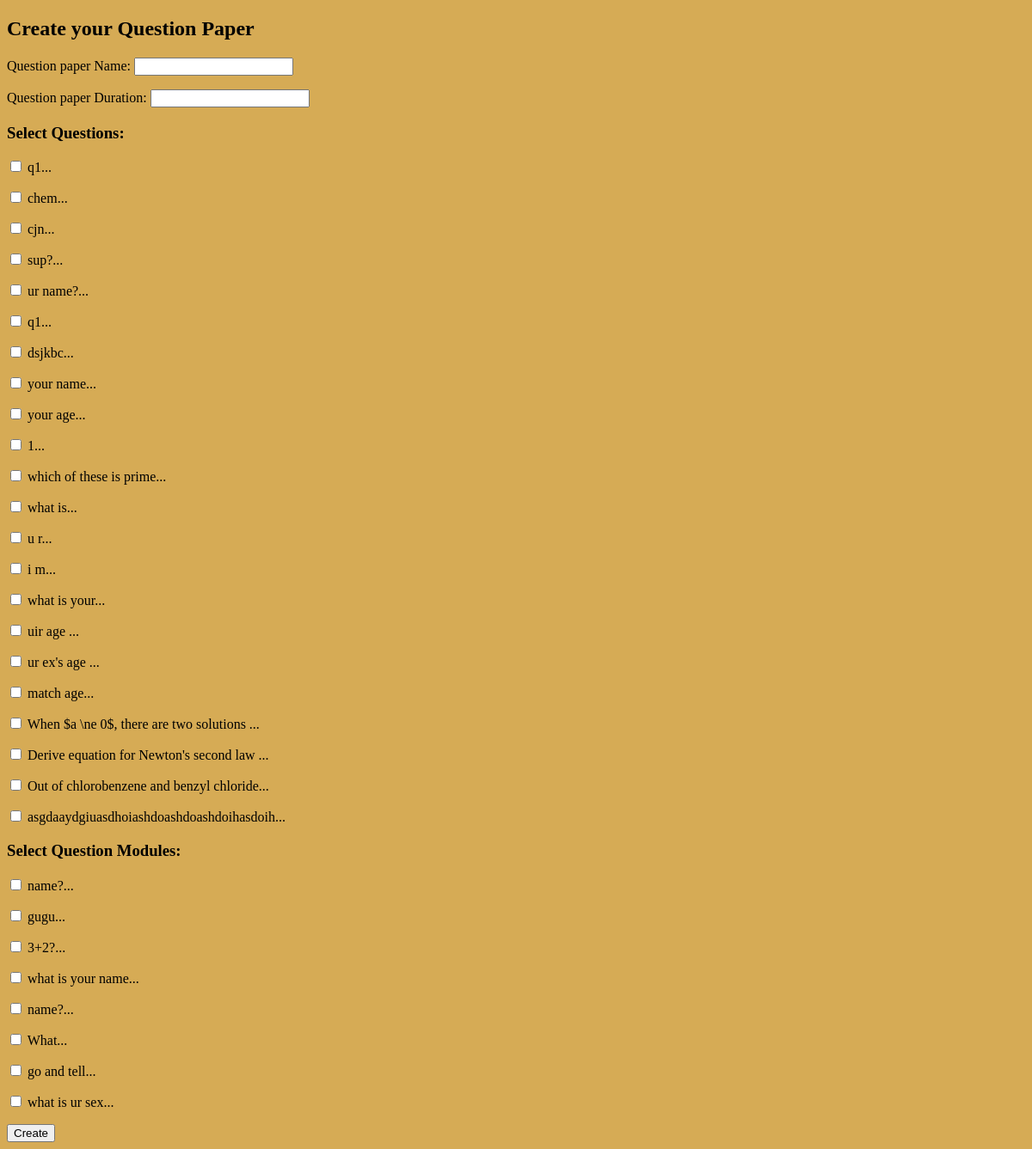
The app's page /add_paper/ (signed in), older data.
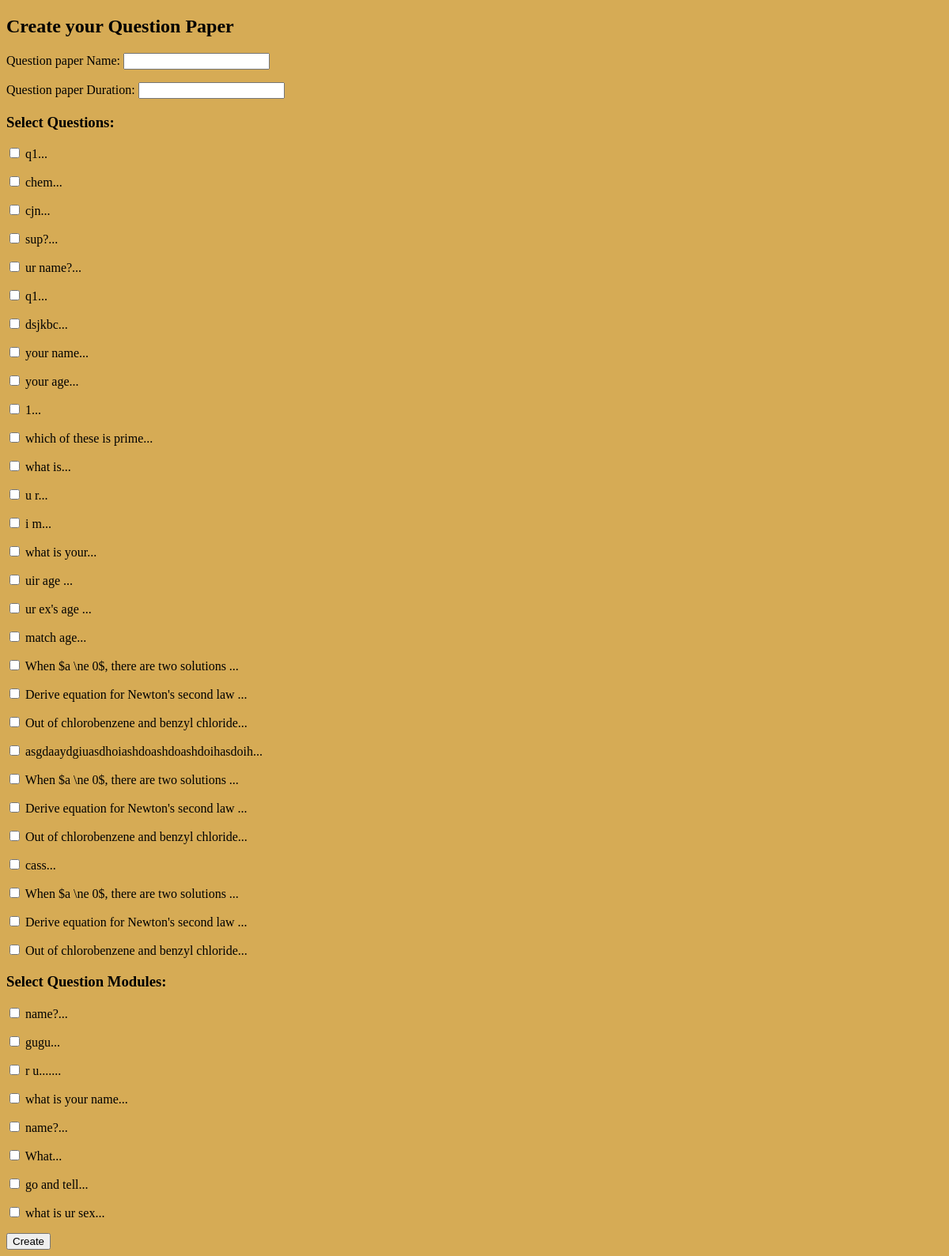
The same page, newer data.
### Home/models.py (models this page shows, shortened)
class Questions_Main(models.Model):
    EASY = 'Easy'
    MEDIUM = 'Medium'
    HARD = 'Hard'
    DIFFICULTY_CHOICES = [
        (EASY, 'Easy'),
        (MEDIUM, 'Medium'),
        (HARD, 'Hard'),
    ]
    username = models.CharField(max_length=150)
    qb_name = models.CharField(max_length=50)
    statement = models.TextField()
    answer = models.TextField(blank=True, null=True)
    marks = models.IntegerField()
    difficulty = models.CharField(max_length=100, choices=DIFFICULTY_CHOICES, default=EASY)
    tag = models.CharField(max_length=30)
    qtype = models.IntegerField()

class Question_Module(models.Model):
    username = models.CharField(max_length=150)
    qb_name = models.CharField(max_length=50)
    statement = models.TextField()
    marks = models.IntegerField()
    subquestions = models.IntegerField()
    ques_id_string = models.CharField(max_length=150)

### Home/views.py (the view)
# urls.py: path('add_paper/', views.add_paper, name='add_paper'),
@login_required
def add_paper(request):
    if request.method == 'POST':
        form = CountryForm(request.POST)
        qlist = request.POST.getlist('Question_List')
        qmlist = request.POST.getlist('Question_Module_List')
        qp_name = request.POST.get('QP_name')
        qp_duration = request.POST.get('Duration')
        repeated = False
        temp = created_paper.objects.filter(username = request.user.username)
        for i in temp:
            if i.name == qp_name:
                repeated=True
        if repeated==False:
            if len(qlist)!=0 or len(qmlist)!=0:
                qp = created_paper()
                qp.name = qp_name
                qp.username = request.user.username
                qp.num_ques = len(qlist)
                qp.num_ques_modules = len(qmlist)
                qp.duration = qp_duration
                ids = ""
                qm_ids=""
                marks_sum = 0
                for i in qlist:
                    id_temp = i
                    ids = ids + id_temp + " "
                    ques_temp = Questions_Main.objects.filter(id=id_temp).get()
                    marks_sum = marks_sum + ques_temp.marks
                for i in qmlist:
                    id_temp=i
                    qm_ids = qm_ids + id_temp + " "
                    ques_module_temp = Question_Module.objects.filter(id=id_temp).get()
                    marks_sum = marks_sum + ques_module_temp.marks
                qp.marks = marks_sum
                qp.total_sum_ques = len(qlist) + len(qmlist)
                qp.ques_id = ids
                qp.ques_module_id = qm_ids
                qp.save()
                return redirect('Home:your_paper')
            else:
                messages.add_message(request, messages.INFO, 'Questions cannot be empty')
                return redirect('Home:add_paper')
        else:
            messages.add_message(request, messages.INFO, 'Same Name Paper Already Exists')
            return redirect('Home:add_paper')
    else:
        form = CountryForm()
        q_list = Questions_Main.objects.filter(username=request.user.username)
        qm_list = Question_Module.objects.filter(username=request.user.username)
        q_tup = []
        qm_tup=[]
        for i in q_list:
            x=[i.id,""]
            x=tuple(x)
            q_tup.append(x)
        for i in qm_list:
            x=[i.id,""]
            x=tuple(x)
            qm_tup.append(x)
        q_tup = tuple(q_tup)
        qm_tup = tuple(qm_tup)
        form.fields["Question_List"].choices = q_tup
        form.fields["Question_Module_List"].choices = qm_tup
        for x in q_list:
            x.statement = x.statement.split("\n")[0][0:40] + "..."
        for x in qm_list:
            x.statement = x.statement.split("\n")[0][0:40] + "..."
    return render(request, 'add_paper.html', {
        'form': form,
        'q_list': q_list,
        'qm_list': qm_list
    })

### Home/forms.py
class CountryForm(forms.Form):
    OPTION = ()
    OPTION2 = ()
    QP_name = forms.CharField(max_length=150)
    Duration = forms.CharField(max_length=150)
    Question_List = forms.MultipleChoiceField(widget=forms.CheckboxSelectMultiple,
                                          choices=OPTION)
    Question_Module_List = forms.MultipleChoiceField(widget=forms.CheckboxSelectMultiple,
                                              choices=OPTION2)

### templates/add_paper.html (shortened to what this page needs)
{% extends 'base.html' %}
{% block content %}
  <h2>Create your Question Paper</h2>
 <div class="container">
  <form method="post">
      <p>Question paper Name: {{form.QP_name}}</p>
      <p>Question paper Duration: {{form.Duration}}</p>
      <h3>Select Questions: </h3>
      {% for x in form.Question_List %}
      {% with one=forloop.counter %}
      {% for ques in q_list %}
      {% with two=forloop.counter %}
      {% if one == two %}
      <p><a href="{% url 'Home:view_ques' id=ques.id %}" target="_blank"> {{x}} {{ ques.statement }}</a></p>
      {% endif %}
      {% endwith %}
      {% endfor %}
      {% endwith %}
      {% endfor %}
      <h3>Select Question Modules: </h3>
      {% for x in form.Question_Module_List %}
      {% with one=forloop.counter %}
      {% for ques in qm_list %}
      {% with two=forloop.counter %}
      {% if one == two %}
      <p><a href="{% url 'Home:ques_module_detail' id=ques.id %}" target="_blank"> {{x}} {{ ques.statement }}</a></p>
      {% endif %}
      {% endwith %}
      {% endfor %}
      {% endwith %}
      {% endfor %}
     <button type="submit" value="submit">Create</button>
  </form>
 </div>
{% endblock %}

Row changes from the older to the newer data that the page shows:
added Questions_Main: statement "When $a \\ne 0$, there are two solutions ..."
added Questions_Main: statement "Derive equation for Newton's second law ..."
added Questions_Main: statement "Out of chlorobenzene and benzyl chloride..."
added Questions_Main: statement "cass..."
added Questions_Main: statement "When $a \\ne 0$, there are two solutions ..."
added Questions_Main: statement "Derive equation for Newton's second law ..."
added Questions_Main: statement "Out of chlorobenzene and benzyl chloride..."
changed Question_Module (number 3 of 8 on the later page): statement "3+2?..." → "r u......."
